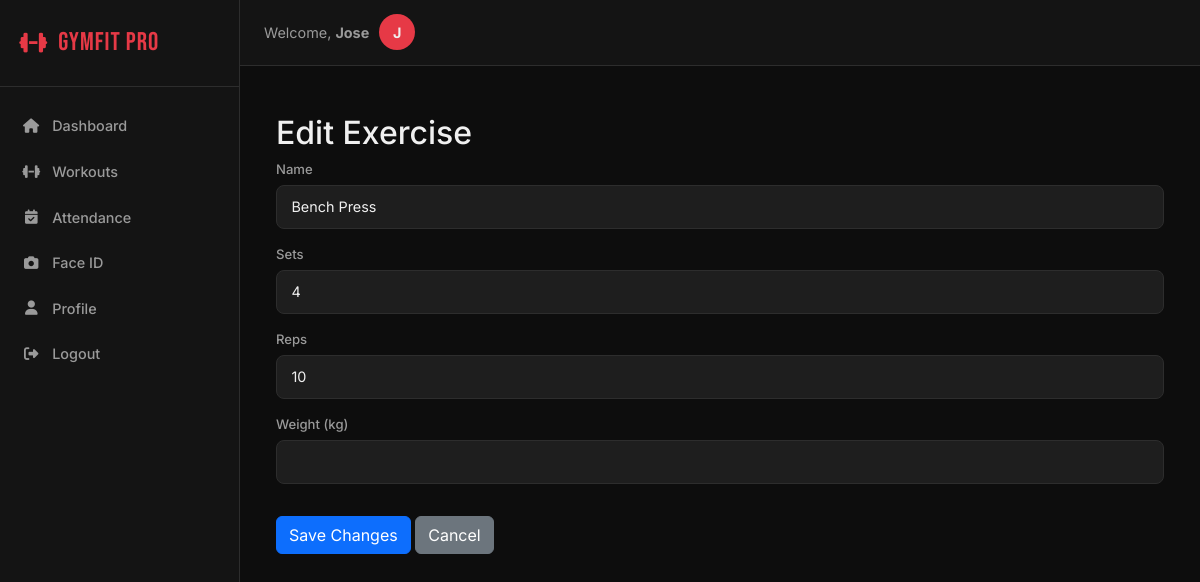
Screenshot of /workouts/edit/1/ (signed in) with the database file from the repository.
### gym_app/models.py (models this page shows, shortened)
class Exercise(models.Model):
    workout_day = models.ForeignKey(WorkoutDay, on_delete=models.CASCADE, related_name='exercises')
    name = models.CharField(max_length=200)
    sets = models.IntegerField(default=3)
    reps = models.IntegerField(default=12)
    weight_kg = models.FloatField(null=True, blank=True)
    is_completed = models.BooleanField(default=False)
    completed_at = models.DateTimeField(null=True, blank=True)
    notes = models.TextField(blank=True, null=True)

### gym_app/views.py (the view, shortened to what this page needs)
# urls.py: path('workouts/edit/<int:exercise_id>/', views.edit_exercise, name='edit_exercise'),
@login_required
def edit_exercise(request, exercise_id):
    exercise = get_object_or_404(Exercise, id=exercise_id, workout_day__user=request.user)
    return render(request, 'workouts/edit_exercise.html', {'exercise': exercise})

### templates/workouts/edit_exercise.html (shortened to what this page needs)
{% extends 'base.html' %}
{% block content %}
<div class="container mt-4">
<h2>Edit Exercise</h2>
<form method="POST">
<div class="form-group">
<label>Name</label>
<input
type="text"
name="name"
value="{{ exercise.name }}"
class="form-control"
required>
</div>
<div class="form-group">
<label>Sets</label>
<input
type="number"
name="sets"
value="{{ exercise.sets }}"
class="form-control"
required>
</div>
<div class="form-group">
<label>Reps</label>
<input
type="number"
name="reps"
value="{{ exercise.reps }}"
class="form-control"
required>
</div>
<div class="form-group">
<label>Weight (kg)</label>
<input
type="number"
name="weight"
value="{{ exercise.weight_kg }}"
class="form-control">
</div>
<button
type="submit"
class="btn btn-primary mt-3">
Save Changes
</button>
<a href="{% url 'workout_plan' %}"
class="btn btn-secondary mt-3">
Cancel
</a>
</form>
</div>
{% endblock %}

### templates/base.html (shortened to what this page needs)
{% load static %}
<!DOCTYPE html>
<html lang="en">
<head>
    <link rel="stylesheet" href="https://cdn.jsdelivr.net/npm/bootstrap@5.3.0/dist/css/bootstrap.min.css">
    <link rel="stylesheet" href="https://cdnjs.cloudflare.com/ajax/libs/font-awesome/6.4.0/css/all.min.css">
    <link rel="stylesheet" href="{% static 'css/main.css' %}">
</head>
<body>
{% if user.is_authenticated %}
<nav class="sidebar" id="sidebar">
    <div class="sidebar-brand">
        <i class="fas fa-dumbbell"></i>
        <span>GymFit Pro</span>
    </div>
    <ul class="sidebar-nav">
        {% if user.profile.is_owner %}
        <li><a href="{% url 'owner_dashboard' %}" class="{% if request.resolver_match.url_name == 'owner_dashboard' %}active{% endif %}">
            <i class="fas fa-chart-line"></i> Dashboard
        </a></li>
        <li><a href="{% url 'owner_attendance' %}" class="{% if request.resolver_match.url_name == 'owner_attendance' %}active{% endif %}">
            <i class="fas fa-calendar-check"></i> Attendance
        </a></li>
        {% else %}
        <li><a href="{% url 'dashboard' %}" class="{% if request.resolver_match.url_name == 'dashboard' %}active{% endif %}">
            <i class="fas fa-home"></i> Dashboard
        </a></li>
        <li><a href="{% url 'workout_plan' %}" class="{% if request.resolver_match.url_name == 'workout_plan' %}active{% endif %}">
            <i class="fas fa-dumbbell"></i> Workouts
        </a></li>
        <li><a href="{% url 'attendance' %}" class="{% if request.resolver_match.url_name == 'attendance' %}active{% endif %}">
            <i class="fas fa-calendar-check"></i> Attendance
        </a></li>
        <li><a href="{% url 'face_register' %}" class="{% if request.resolver_match.url_name == 'face_register' %}active{% endif %}">
            <i class="fas fa-camera"></i> Face ID
        </a></li>
        {% endif %}
        <li><a href="{% url 'profile' %}" class="{% if request.resolver_match.url_name == 'profile' %}active{% endif %}">
            <i class="fas fa-user"></i> Profile
        </a></li>
        <li><a href="{% url 'logout' %}"><i class="fas fa-sign-out-alt"></i> Logout</a></li>
    </ul>
</nav>
<div class="main-content">
    <header class="top-header">
        <div class="header-user">
            <span class="header-greeting">Welcome, <strong>{{ user.first_name|default:user.username }}</strong></span>
            {% if user.profile.google_photo_url %}
            <img src="{{ user.profile.google_photo_url }}" alt="Avatar" class="user-avatar">
            {% else %}
            <div class="user-avatar-placeholder">{{ user.first_name.0|upper|default:user.username.0|upper }}</div>
            {% endif %}
        </div>
    </header>
    <div class="page-content">
        {% block content %}{% endblock %}
    </div>
</div>
{% else %}
{% block full_content %}{% endblock %}
{% endif %}
</body>
</html>

### static/css/main.css (style rules this page uses)
:root { --red: #e63946; --red-dark: #c1121f; --bg: #0d0d0d; --bg2: #141414; --bg3: #1e1e1e; --bg4: #2a2a2a; --border: #2d2d2d; --text: #f0f0f0; --text-muted:#9a9a9a; --green: #2ec4b6; --yellow: #f4a261; --blue: #457b9d; --sidebar-w: 240px; --radius: 10px; }
*, *::before, *::after { box-sizing: border-box; margin: 0; padding: 0; }
body { font-family: 'Inter', sans-serif; background: var(--bg); color: var(--text); min-height: 100vh; }
.sidebar { position: fixed; top: 0; left: 0; width: var(--sidebar-w); height: 100vh; background: var(--bg2); border-right: 1px solid var(--border); display: flex; flex-direction: column; z-index: 100; transition: transform 0.3s ease; }
.sidebar-brand { display: flex; align-items: center; gap: 10px; padding: 1.5rem 1.2rem; font-family: 'Bebas Neue', cursive; font-size: 1.6rem; letter-spacing: 1px; color: var(--red); border-bottom: 1px solid var(--border); }
.sidebar-brand i { font-size: 1.4rem; }
.sidebar-nav { list-style: none; padding: 1rem 0; flex: 1; overflow-y: auto; }
.sidebar-nav li a { display: flex; align-items: center; gap: 12px; padding: 0.75rem 1.2rem; color: var(--text-muted); text-decoration: none; font-size: 0.9rem; font-weight: 500; border-left: 3px solid transparent; transition: all 0.2s; }
.sidebar-nav li a i { width: 18px; text-align: center; }
.main-content { margin-left: var(--sidebar-w); min-height: 100vh; display: flex; flex-direction: column; }
.top-header { background: var(--bg2); border-bottom: 1px solid var(--border); padding: 0.9rem 1.5rem; display: flex; align-items: center; justify-content: space-between; position: sticky; top: 0; z-index: 50; }
.header-user { display: flex; align-items: center; gap: 10px; }
.header-greeting { font-size: 0.9rem; color: var(--text-muted); }
.user-avatar-placeholder { width: 36px; height: 36px; border-radius: 50%; background: var(--red); display: flex; align-items: center; justify-content: center; font-weight: 700; font-size: 0.9rem; }
.page-content { padding: 1.5rem; flex: 1; }
.form-group { margin-bottom: 1rem; }
.form-group label { display: block; font-size: 0.82rem; color: var(--text-muted); margin-bottom: 5px; font-weight: 500; }
.form-control { width: 100%; padding: 0.65rem 0.9rem; background: var(--bg3); border: 1px solid var(--border); color: var(--text); border-radius: 8px; font-size: 0.9rem; transition: border-color 0.2s; }

### rows the page displays
Exercise: name "Bench Press", sets "4", reps "10"

### other values shown
{{ user.first_name|default:user.username }} "Jose"
{{ user.first_name.0|upper|default:user.username.0|upper }} "J"
